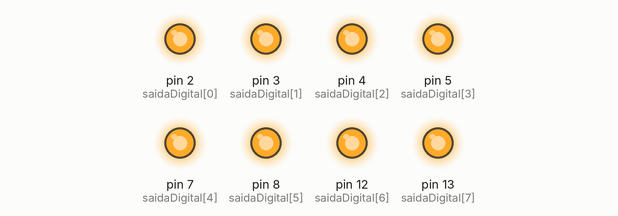
Simulated run of this sketch. Board: Arduino Uno, built with avr-gcc and run on an emulated ATmega328P. Parts: output pins drawn as LEDs (lit = HIGH).

Above: at 0.5 s.
At 3.5 s:
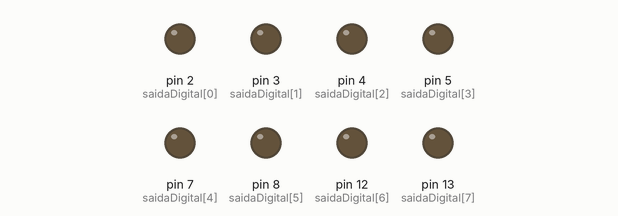
Timing chart, 0 to 4.6 s (numbered marks = the images above):
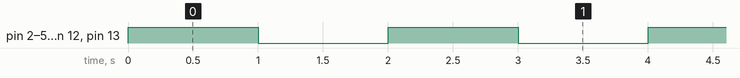

The sketch:

teste_saida_digital.ino
```cpp
// Checa se todas as saídas digitais estão funcionando corretamente
// As saídas piscam de 1 em 1 segundo

int saidaDigital[] = {2, 3, 4, 5, 7, 8, 12, 13}; //devem ser colocados manualmente

void setup() {
  for (int i = 0; i < 8; i++)
    pinMode(saidaDigital[i], OUTPUT);
}

void loop() {
  for (int i = 0; i < 8; i++)
    digitalWrite(saidaDigital[i], HIGH);

  delay(1000);

  for (int i = 0; i < 8; i++)
    digitalWrite(saidaDigital[i], LOW);

  delay(1000);
}
```

Measured:
- by itself, pin 2 (saidaDigital[0]), pin 3 (saidaDigital[1]), pin 4 (saidaDigital[2]), pin 5 (saidaDigital[3]), pin 7 (saidaDigital[4]), pin 8 (saidaDigital[5]), pin 12 (saidaDigital[6]), pin 13 (saidaDigital[7]): alternates HIGH for 1.0 s and LOW for 1.0 s
